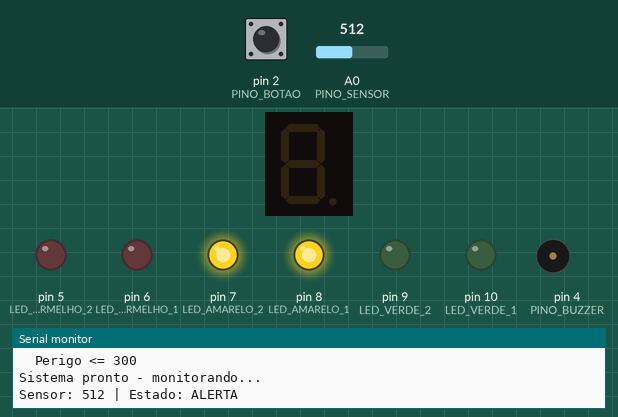
Bench run of a sketch on a simulated Arduino Uno, built with avr-gcc and run on an emulated ATmega328P. Shown: 1-digit seven-segment display, output pins drawn as LEDs (lit = HIGH), buzzer (waves = sounding), the last lines printed to the serial monitor. Wiring (inferred from the names in the program): 1-digit 7-segment display, segments lit when HIGH: segments pin 13, pin 3, A4, A2, A1, pin 12, pin 11, A3. The inputs (shaded band) are chosen by the test bench; at power-on: pin 2 (PINO_BOTAO) HIGH, A0 (PINO_SENSOR) = 512. The segment pins are drawn as the display they are named for; pins used as bus, display or sensor lines are not drawn.

Above: at 1.3 s.
1.4 s: pin 2 (PINO_BOTAO) pulled LOW for 0.15 s
At 2.2 s:
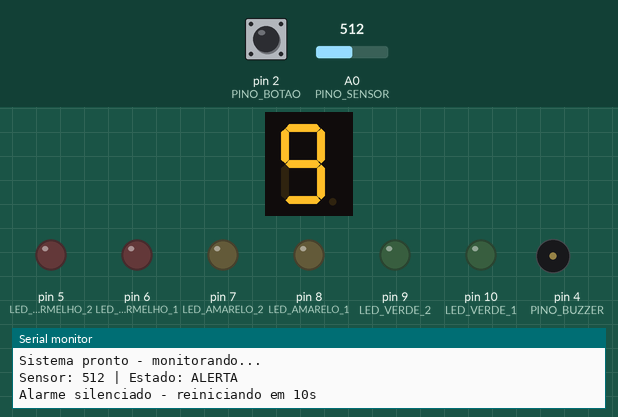
10.4 s: A0 (PINO_SENSOR) set to 259
At 12.3 s:
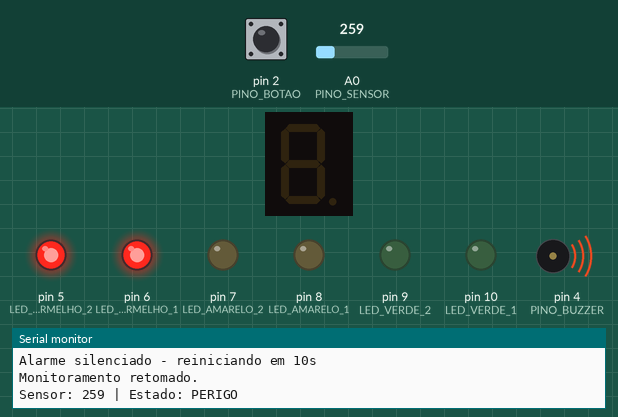
12.9 s: A0 (PINO_SENSOR) set to 280
14.4 s: A0 (PINO_SENSOR) set to 313
15.9 s: A0 (PINO_SENSOR) set to 341
At 17.0 s:
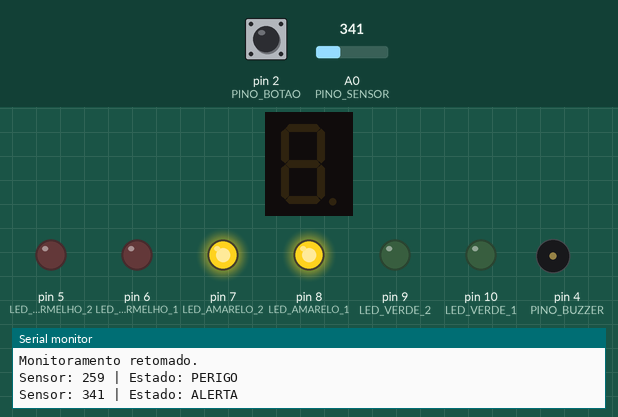
Timing chart, 0 to 18.4 s (numbered marks = the images above; inputs shaded):
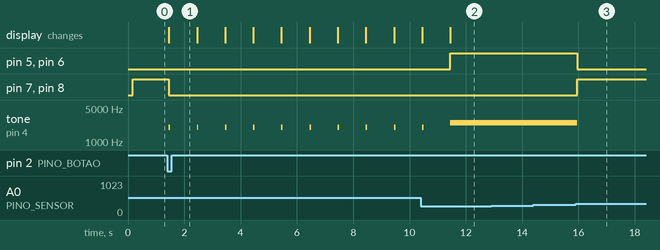

Measured:
- the behaviour switches between 330 and 331 on A0 (PINO_SENSOR) (found by bisection; images 2 and 3)
- after the input at 1.4 s, pin 7 (LED_AMARELO_2), pin 8 (LED_AMARELO_1): HIGH → LOW after 0.05 s; tone on pin 4 (PINO_BUZZER): alternates 2000 Hz for 0.05 s and silent for 0.95 s, starting after 0.05 s; the display: changes after 0.05 s (image 1)
- after the input at 10.4 s, pin 5 (LED_VERMELHO_2), pin 6 (LED_VERMELHO_1): LOW → HIGH after 1.1 s; pin 7 (LED_AMARELO_2), pin 8 (LED_AMARELO_1): stays LOW (without the input it goes to HIGH after 1.1 s)
- after the input at 12.9 s, every drawn part: stays the same
- after the input at 14.4 s, every drawn part: stays the same
- after the input at 15.9 s, pin 5 (LED_VERMELHO_2), pin 6 (LED_VERMELHO_1): HIGH → LOW after 0.05 s; pin 7 (LED_AMARELO_2), pin 8 (LED_AMARELO_1): LOW → HIGH after 0.05 s; tone on pin 4 (PINO_BUZZER): 2500 Hz → silent after 0.05 s

The sketch:

codigo.ino
```cpp
// =============================================================================
// PROJETO: Alarme de Incêndio com Sensor de Chama Infravermelho
// Plataforma: Arduino UNO
// Disciplina: Internet das Coisas
// =============================================================================
// SENSOR UTILIZADO:
//   Sensor de Chama Infravermelho (pino A0) — detecta presença de chama
// =============================================================================

// ===================== CONFIGURACAO DO DISPLAY ===============================
const bool ANODO_COMUM = false;  // true = anodo comum | false = catodo comum

// ---------- Limiares de deteccao (ajuste conforme o ambiente) ----------------
const int LIMIAR_SEGURO = 700;  // acima: ambiente seguro (verde)
const int LIMIAR_ALERTA = 300;  // entre ALERTA e SEGURO: chama detectada (amarelo)
                                // abaixo: perigo critico (vermelho + buzzer)
const int HISTERESE     = 30;   // margem para evitar oscilacao entre estados

// ---------- Temporizadores ---------------------------------------------------
const unsigned long INTERVALO_LEITURA_MS = 150;   // periodo entre leituras do sensor
const unsigned long DEBOUNCE_MS          = 50;    // debounce do botao
const unsigned long CONTAGEM_REGRESSIVA  = 10;    // segundos do silenciamento
const unsigned int  FREQ_ALARME_HZ       = 2500;  // frequencia do alarme critico
const unsigned int  FREQ_BIPE_HZ         = 2000;  // frequencia do bipe de contagem
const unsigned int  DURACAO_BIPE_MS      = 50;    // duracao do bipe de contagem

// ---------- Mapeamento de pinos: Display 7 segmentos -------------------------
const int SEG_A  = 13;
const int SEG_B  = 3;
const int SEG_C  = A4;
const int SEG_D  = A2;
const int SEG_E  = A1;
const int SEG_F  = 12;
const int SEG_G  = 11;
const int SEG_DP = A3;

const int PINOS_DISPLAY[] = { SEG_A, SEG_B, SEG_C, SEG_D, SEG_E, SEG_F, SEG_G, SEG_DP };
const int NUM_SEGMENTOS   = sizeof(PINOS_DISPLAY) / sizeof(PINOS_DISPLAY[0]);

// Tabela de segmentos para digitos 0-9 (ordem: A B C D E F G)
const byte DIGITOS[10][7] = {
  {1,1,1,1,1,1,0},  // 0
  {0,1,1,0,0,0,0},  // 1
  {1,1,0,1,1,0,1},  // 2
  {1,1,1,1,0,0,1},  // 3
  {0,1,1,0,0,1,1},  // 4
  {1,0,1,1,0,1,1},  // 5
  {1,0,1,1,1,1,1},  // 6
  {1,1,1,0,0,0,0},  // 7
  {1,1,1,1,1,1,1},  // 8
  {1,1,1,1,0,1,1}   // 9
};

// ---------- Mapeamento de pinos: Sensores, botao e buzzer --------------------
const int PINO_SENSOR = A0;  // Sensor de chama infravermelho
const int PINO_BOTAO  = 2;
const int PINO_BUZZER = 4;

// ---------- Mapeamento de pinos: LEDs de indicacao ---------------------------
const int LED_VERDE_1    = 10;
const int LED_VERDE_2    = 9;
const int LED_AMARELO_1  = 8;
const int LED_AMARELO_2  = 7;
const int LED_VERMELHO_1 = 6;
const int LED_VERMELHO_2 = 5;

const int PINOS_LED[] = { LED_VERDE_1, LED_VERDE_2,
                          LED_AMARELO_1, LED_AMARELO_2,
                          LED_VERMELHO_1, LED_VERMELHO_2 };
const int NUM_LEDS = sizeof(PINOS_LED) / sizeof(PINOS_LED[0]);

// ---------- Estados do sistema -----------------------------------------------
enum EstadoSistema {
  SEGURO,
  ALERTA,
  PERIGO,
  SILENCIADO
};

// ---------- Variaveis de controle --------------------------------------------
EstadoSistema estadoAtual    = SEGURO;
EstadoSistema estadoAnterior = SEGURO;

bool           leituraBotaoAnterior  = HIGH;
bool           estadoBotaoDebounced  = HIGH;
unsigned long  tempoAnteriorLeitura  = 0;
unsigned long  tempoUltimoBotao      = 0;
bool           primeiraLeitura       = true;

// =============================================================================
// SETUP
// =============================================================================
void setup() {
  Serial.begin(9600);

  pinMode(PINO_SENSOR, INPUT);
  pinMode(PINO_BOTAO, INPUT_PULLUP);

  for (int i = 0; i < NUM_LEDS; i++) {
    pinMode(PINOS_LED[i], OUTPUT);
  }

  pinMode(PINO_BUZZER, OUTPUT);

  for (int i = 0; i < NUM_SEGMENTOS; i++) {
    pinMode(PINOS_DISPLAY[i], OUTPUT);
  }

  desligarDisplay();
  resetLEDs();

  Serial.println(F("=== Alarme de Incendio IoT ==="));
  Serial.println(F("Sensor: Chama Infravermelho (A0)"));
  Serial.print(F("Display configurado como: "));
  Serial.println(ANODO_COMUM ? F("ANODO COMUM") : F("CATODO COMUM"));
  Serial.println(F("Limiares configurados:"));
  Serial.print(F("  Seguro  > ")); Serial.println(LIMIAR_SEGURO);
  Serial.print(F("  Alerta  > ")); Serial.print(LIMIAR_ALERTA);
  Serial.print(F(" e <= ")); Serial.println(LIMIAR_SEGURO);
  Serial.print(F("  Perigo <= ")); Serial.println(LIMIAR_ALERTA);
  Serial.println(F("Sistema pronto - monitorando..."));
  Serial.println();
}

// =============================================================================
// LOOP PRINCIPAL
// =============================================================================
void loop() {
  verificarBotao();

  if (estadoAtual == SILENCIADO) {
    return;
  }

  unsigned long agora = millis();

  if (agora - tempoAnteriorLeitura < INTERVALO_LEITURA_MS) {
    return;
  }
  tempoAnteriorLeitura = agora;

  int nivelChama = analogRead(PINO_SENSOR);
  EstadoSistema novoEstado = calcularEstado(nivelChama);

  if (novoEstado != estadoAtual || primeiraLeitura) {
    primeiraLeitura = false;
    estadoAnterior  = estadoAtual;
    estadoAtual     = novoEstado;
    aplicarEstado(estadoAtual);
    imprimirEstado(nivelChama);
  }
}

// =============================================================================
// FUNCOES DE ESTADO
// =============================================================================

EstadoSistema calcularEstado(int leitura) {
  switch (estadoAtual) {
    case SEGURO:
      if (leitura <= LIMIAR_ALERTA - HISTERESE)  return PERIGO;
      if (leitura <= LIMIAR_SEGURO - HISTERESE)  return ALERTA;
      return SEGURO;
    case ALERTA:
      if (leitura > LIMIAR_SEGURO + HISTERESE)   return SEGURO;
      if (leitura <= LIMIAR_ALERTA - HISTERESE)  return PERIGO;
      return ALERTA;
    case PERIGO:
      if (leitura > LIMIAR_SEGURO + HISTERESE)   return SEGURO;
      if (leitura > LIMIAR_ALERTA + HISTERESE)   return ALERTA;
      return PERIGO;
    default:
      return SEGURO;
  }
}

void aplicarEstado(EstadoSistema estado) {
  resetLEDs();
  noTone(PINO_BUZZER);

  switch (estado) {
    case SEGURO:
      digitalWrite(LED_VERDE_1, HIGH);
      digitalWrite(LED_VERDE_2, HIGH);
      break;
    case ALERTA:
      digitalWrite(LED_AMARELO_1, HIGH);
      digitalWrite(LED_AMARELO_2, HIGH);
      break;
    case PERIGO:
      digitalWrite(LED_VERMELHO_1, HIGH);
      digitalWrite(LED_VERMELHO_2, HIGH);
      tone(PINO_BUZZER, FREQ_ALARME_HZ);
      break;
    default:
      break;
  }
}

void imprimirEstado(int leituraChama) {
  // Formato: "Sensor: 850 | Estado: SEGURO"
  Serial.print(F("Sensor: "));
  Serial.print(leituraChama);
  Serial.print(F(" | Estado: "));

  switch (estadoAtual) {
    case SEGURO:  Serial.println(F("SEGURO"));      break;
    case ALERTA:  Serial.println(F("ALERTA"));      break;
    case PERIGO:  Serial.println(F("PERIGO"));      break;
    default:      Serial.println(F("DESCONHECIDO")); break;
  }
}

// =============================================================================
// FUNCOES DO BOTAO E SILENCIAMENTO
// =============================================================================

void verificarBotao() {
  bool leituraBotao = digitalRead(PINO_BOTAO);

  if (leituraBotao != leituraBotaoAnterior) {
    tempoUltimoBotao = millis();
  }
  leituraBotaoAnterior = leituraBotao;

  if ((millis() - tempoUltimoBotao) > DEBOUNCE_MS) {
    if (leituraBotao == LOW && estadoBotaoDebounced == HIGH) {
      executarSilenciamento();
    }
    estadoBotaoDebounced = leituraBotao;
  }
}

void executarSilenciamento() {
  estadoAtual = SILENCIADO;
  resetLEDs();
  noTone(PINO_BUZZER);

  Serial.print(F("Alarme silenciado - reiniciando em "));
  Serial.print(CONTAGEM_REGRESSIVA);
  Serial.println(F("s"));

  for (int i = CONTAGEM_REGRESSIVA - 1; i >= 0; i--) {
    mostrarNumero(i);
    tone(PINO_BUZZER, FREQ_BIPE_HZ, DURACAO_BIPE_MS);
    delay(1000);
  }

  desligarDisplay();
  estadoAtual = SEGURO;
  aplicarEstado(estadoAtual);
  Serial.println(F("Monitoramento retomado."));
}

// =============================================================================
// FUNCOES DO DISPLAY DE 7 SEGMENTOS
// =============================================================================

void desligarDisplay() {
  for (int i = 0; i < NUM_SEGMENTOS; i++) {
    digitalWrite(PINOS_DISPLAY[i], ANODO_COMUM ? HIGH : LOW);
  }
}

void mostrarNumero(int num) {
  if (num < 0 || num > 9) {
    desligarDisplay();
    return;
  }
  for (int i = 0; i < 7; i++) {
    if (ANODO_COMUM) {
      digitalWrite(PINOS_DISPLAY[i], !DIGITOS[num][i]);
    } else {
      digitalWrite(PINOS_DISPLAY[i], DIGITOS[num][i]);
    }
  }
  digitalWrite(PINOS_DISPLAY[7], ANODO_COMUM ? HIGH : LOW);
}

// =============================================================================
// FUNCOES AUXILIARES
// =============================================================================

void resetLEDs() {
  for (int i = 0; i < NUM_LEDS; i++) {
    digitalWrite(PINOS_LED[i], LOW);
  }
}
```
